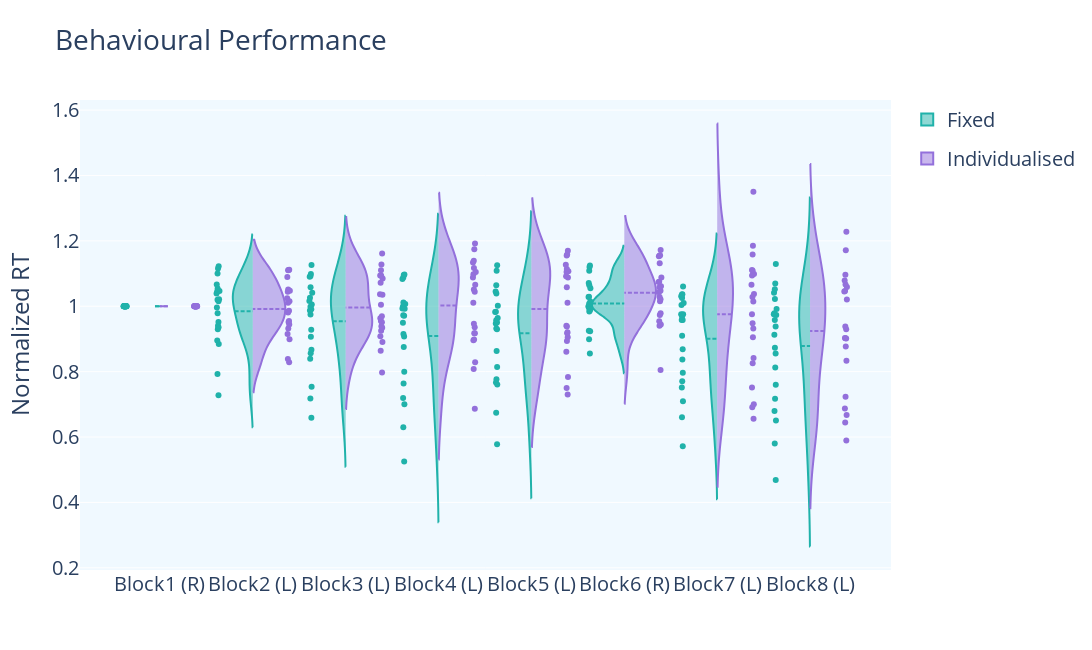

Write notebook code for a chart like this one.
### Markdown cell above
Violin Plots
RT distribution: Fixed vs Individualised dose

### Code cell
# Extract sub_list_ind and sub_list_fix
aa = data_files_full["Fixed dose"]
bb = data_files_full["Individualised dose"]
sub_list_ind = []
sub_list_ind = list(bb.T.index)
sub_list_fix = list(aa.T.index)

# Create long format data
data_lf = pd.melt(aa, value_vars=sub_list_fix, var_name="sub", value_name="RT")
data_lf["Blocks"] = ["Block1\n(R)", "Block2\n(L)", "Block3\n(L)", "Block4\n(L)", "Block5\n(L)", "Block6\n(R)",
                     "Block7\n(L)", "Block8\n(L)"] * 21
data_lf["cond"] = "Fixed"

data_lf2 = pd.melt(bb, value_vars=sub_list_ind, var_name="sub", value_name="RT")
data_lf2["Blocks"] = ["Block1\n(R)", "Block2\n(L)", "Block3\n(L)", "Block4\n(L)", "Block5\n(L)", "Block6\n(R)",
                      "Block7\n(L)", "Block8\n(L)"] * 21
data_lf2["cond"] = "Individualised"

df_plot = pd.concat([data_lf, data_lf2])

show_legend = [True, False, False, False, False, False, False, False]

fig = go.Figure()
blocks = pd.unique(df_plot['Blocks'])

for i, block in enumerate(blocks):
    fixed_cond = (df_plot['cond'] == 'Fixed') & (df_plot['Blocks'] == block)
    indiv_cond = (df_plot['cond'] == 'Individualised') & (df_plot['Blocks'] == block)

    fig.add_trace(go.Violin(x=df_plot['Blocks'][fixed_cond], y=df_plot['RT'][fixed_cond],
                            legendgroup='Fixed', scalegroup='Fixed', name='Fixed',
                            side='negative', pointpos=-1.07, line_color='lightseagreen',
                            showlegend=show_legend[i]))

    fig.add_trace(go.Violin(x=df_plot['Blocks'][indiv_cond], y=df_plot['RT'][indiv_cond],
                            legendgroup='Individualised', scalegroup='Individualised', name='Individualised',
                            side='positive', pointpos=1.1, line_color='mediumpurple',
                            showlegend=show_legend[i]))

# Update characteristics shared by all traces
fig.update_traces(meanline_visible=True, points='all', jitter=0.05, scalemode='count')

fig.update_layout(
    title_text="Behavioural Performance",
    yaxis_title='Normalized RT',
    violingap=0.3, violingroupgap=0, violinmode='overlay',
    autosize=False, width=1300, height=650, font_size=20, plot_bgcolor='#f0f9ff'
)
# pio.write_image(fig, r"/bimodal.jpg", scale = 12)
fig.show()

### Figure 1 — Plotly figure (JSON) as saved in the notebook; plotly's stock layout.template omitted (floating-point values rounded to 4 significant figures)
{"data": [{"jitter": 0.05, "legendgroup": "Fixed", "line": {"color": "lightseagreen"}, "meanline": {"visible": true}, "name": "Fixed", "pointpos": -1.07, "points": "all", "scalegroup": "Fixed", "scalemode": "count", "showlegend": true, "side": "negative", "type": "violin", "x": ["Block1\n(R)", "Block1\n(R)", "Block1\n(R)", "Block1\n(R)", "Block1\n(R)", "Block1\n(R)", "Block1\n(R)", "Block1\n(R)", "Block1\n(R)", "Block1\n(R)", "Block1\n(R)", "Block1\n(R)", "Block1\n(R)", "Block1\n(R)", "Block1\n(R)", "Block1\n(R)", "Block1\n(R)", "Block1\n(R)", "Block1\n(R)", "Block1\n(R)", "Block1\n(R)"], "y": [1, 1, 1, 1, 1, 1, 1, 1, 1, 1, 1, 1, 1, 1, 1, 1, 1, 1, 1, 1, 1]}, {"jitter": 0.05, "legendgroup": "Individualised", "line": {"color": "mediumpurple"}, "meanline": {"visible": true}, "name": "Individualised", "pointpos": 1.1, "points": "all", "scalegroup": "Individualised", "scalemode": "count", "showlegend": true, "side": "positive", "type": "violin", "x": ["Block1\n(R)", "Block1\n(R)", "Block1\n(R)", "Block1\n(R)", "Block1\n(R)", "Block1\n(R)", "Block1\n(R)", "Block1\n(R)", "Block1\n(R)", "Block1\n(R)", "Block1\n(R)", "Block1\n(R)", "Block1\n(R)", "Block1\n(R)", "Block1\n(R)", "Block1\n(R)", "Block1\n(R)", "Block1\n(R)", "Block1\n(R)", "Block1\n(R)", "Block1\n(R)"], "y": [1, 1, 1, 1, 1, 1, 1, 1, 1, 1, 1, 1, 1, 1, 1, 1, 1, 1, 1, 1, 1]}, {"jitter": 0.05, "legendgroup": "Fixed", "line": {"color": "lightseagreen"}, "meanline": {"visible": true}, "name": "Fixed", "pointpos": -1.07, "points": "all", "scalegroup": "Fixed", "scalemode": "count", "showlegend": false, "side": "negative", "type": "violin", "x": ["Block2\n(L)", "Block2\n(L)", "Block2\n(L)", "Block2\n(L)", "Block2\n(L)", "Block2\n(L)", "Block2\n(L)", "Block2\n(L)", "Block2\n(L)", "Block2\n(L)", "Block2\n(L)", "Block2\n(L)", "Block2\n(L)", "Block2\n(L)", "Block2\n(L)", "Block2\n(L)", "Block2\n(L)", "Block2\n(L)", "Block2\n(L)", "Block2\n(L)", "Block2\n(L)"], "y": [1.015, 1.1, 0.7927, 0.9522, 1.047, 1.02, 0.9297, 0.9786, 1.045, 1.122, 1.067, 0.9406, 1.022, 0.9361, 0.8843, 1.054, 0.7276, 0.9964, 0.8953, 1.039, 1.115]}, {"jitter": 0.05, "legendgroup": "Individualised", "line": {"color": "mediumpurple"}, "meanline": {"visible": true}, "name": "Individualised", "pointpos": 1.1, "points": "all", "scalegroup": "Individualised", "scalemode": "count", "showlegend": false, "side": "positive", "type": "violin", "x": ["Block2\n(L)", "Block2\n(L)", "Block2\n(L)", "Block2\n(L)", "Block2\n(L)", "Block2\n(L)", "Block2\n(L)", "Block2\n(L)", "Block2\n(L)", "Block2\n(L)", "Block2\n(L)", "Block2\n(L)", "Block2\n(L)", "Block2\n(L)", "Block2\n(L)", "Block2\n(L)", "Block2\n(L)", "Block2\n(L)", "Block2\n(L)", "Block2\n(L)", "Block2\n(L)"], "y": [1.011, 1.045, 1.112, 0.9806, 0.9521, 1.051, 0.8385, 0.9833, 1.111, 0.9553, 0.8287, 1.11, 0.9439, 1.015, 1.09, 0.9863, 1.025, 0.9153, 0.8992, 1.047, 0.9319]}, {"jitter": 0.05, "legendgroup": "Fixed", "line": {"color": "lightseagreen"}, "meanline": {"visible": true}, "name": "Fixed", "pointpos": -1.07, "points": "all", "scalegroup": "Fixed", "scalemode": "count", "showlegend": false, "side": "negative", "type": "violin", "x": ["Block3\n(L)", "Block3\n(L)", "Block3\n(L)", "Block3\n(L)", "Block3\n(L)", "Block3\n(L)", "Block3\n(L)", "Block3\n(L)", "Block3\n(L)", "Block3\n(L)", "Block3\n(L)", "Block3\n(L)", "Block3\n(L)", "Block3\n(L)", "Block3\n(L)", "Block3\n(L)", "Block3\n(L)", "Block3\n(L)", "Block3\n(L)", "Block3\n(L)", "Block3\n(L)"], "y": [0.9908, 1.126, 0.6591, 0.9871, 1.099, 0.9748, 1.058, 0.7536, 1.09, 0.9986, 0.9068, 0.9285, 1.006, 1.016, 0.8397, 1.041, 0.718, 0.8566, 0.8668, 1.026, 1.093]}, {"jitter": 0.05, "legendgroup": "Individualised", "line": {"color": "mediumpurple"}, "meanline": {"visible": true}, "name": "Individualised", "pointpos": 1.1, "points": "all", "scalegroup": "Individualised", "scalemode": "count", "showlegend": false, "side": "positive", "type": "violin", "x": ["Block3\n(L)", "Block3\n(L)", "Block3\n(L)", "Block3\n(L)", "Block3\n(L)", "Block3\n(L)", "Block3\n(L)", "Block3\n(L)", "Block3\n(L)", "Block3\n(L)", "Block3\n(L)", "Block3\n(L)", "Block3\n(L)", "Block3\n(L)", "Block3\n(L)", "Block3\n(L)", "Block3\n(L)", "Block3\n(L)", "Block3\n(L)", "Block3\n(L)", "Block3\n(L)"], "y": [1.004, 1.035, 1.128, 1.037, 0.9344, 1.11, 0.7973, 0.9549, 1.094, 0.939, 0.8641, 1.161, 0.9254, 1.094, 1.072, 0.9637, 1.085, 0.8908, 0.908, 0.9694, 0.9508]}, {"jitter": 0.05, "legendgroup": "Fixed", "line": {"color": "lightseagreen"}, "meanline": {"visible": true}, "name": "Fixed", "pointpos": -1.07, "points": "all", "scalegroup": "Fixed", "scalemode": "count", "showlegend": false, "side": "negative", "type": "violin", "x": ["Block4\n(L)", "Block4\n(L)", "Block4\n(L)", "Block4\n(L)", "Block4\n(L)", "Block4\n(L)", "Block4\n(L)", "Block4\n(L)", "Block4\n(L)", "Block4\n(L)", "Block4\n(L)", "Block4\n(L)", "Block4\n(L)", "Block4\n(L)", "Block4\n(L)", "Block4\n(L)", "Block4\n(L)", "Block4\n(L)", "Block4\n(L)", "Block4\n(L)", "Block4\n(L)"], "y": [0.9078, 0.9921, 0.6299, 0.9713, 1.088, 0.9151, 1.097, 0.719, 1.083, 0.9724, 0.5254, 0.8752, 0.9995, 0.9933, 0.7995, 1.007, 0.6999, 0.764, 0.9492, 1.012, 1.096]}, {"jitter": 0.05, "legendgroup": "Individualised", "line": {"color": "mediumpurple"}, "meanline": {"visible": true}, "name": "Individualised", "pointpos": 1.1, "points": "all", "scalegroup": "Individualised", "scalemode": "count", "showlegend": false, "side": "positive", "type": "violin", "x": ["Block4\n(L)", "Block4\n(L)", "Block4\n(L)", "Block4\n(L)", "Block4\n(L)", "Block4\n(L)", "Block4\n(L)", "Block4\n(L)", "Block4\n(L)", "Block4\n(L)", "Block4\n(L)", "Block4\n(L)", "Block4\n(L)", "Block4\n(L)", "Block4\n(L)", "Block4\n(L)", "Block4\n(L)", "Block4\n(L)", "Block4\n(L)", "Block4\n(L)", "Block4\n(L)"], "y": [1.011, 1.044, 1.134, 1.117, 0.8963, 1.139, 0.8079, 1.088, 1.098, 0.9178, 0.8284, 1.192, 0.6866, 1.175, 1.105, 0.9465, 1.066, 0.8983, 0.9361, 1.051, 0.9173]}, {"jitter": 0.05, "legendgroup": "Fixed", "line": {"color": "lightseagreen"}, "meanline": {"visible": true}, "name": "Fixed", "pointpos": -1.07, "points": "all", "scalegroup": "Fixed", "scalemode": "count", "showlegend": false, "side": "negative", "type": "violin", "x": ["Block5\n(L)", "Block5\n(L)", "Block5\n(L)", "Block5\n(L)", "Block5\n(L)", "Block5\n(L)", "Block5\n(L)", "Block5\n(L)", "Block5\n(L)", "Block5\n(L)", "Block5\n(L)", "Block5\n(L)", "Block5\n(L)", "Block5\n(L)", "Block5\n(L)", "Block5\n(L)", "Block5\n(L)", "Block5\n(L)", "Block5\n(L)", "Block5\n(L)", "Block5\n(L)"], "y": [0.9322, 1.002, 0.5776, 0.9569, 1.126, 0.9296, 1.108, 0.6743, 1.045, 0.9826, 0.7608, 0.9475, 0.9831, 0.9505, 0.777, 0.9637, 0.7667, 0.8139, 0.8631, 1.039, 1.064]}, {"jitter": 0.05, "legendgroup": "Individualised", "line": {"color": "mediumpurple"}, "meanline": {"visible": true}, "name": "Individualised", "pointpos": 1.1, "points": "all", "scalegroup": "Individualised", "scalemode": "count", "showlegend": false, "side": "positive", "type": "violin", "x": ["Block5\n(L)", "Block5\n(L)", "Block5\n(L)", "Block5\n(L)", "Block5\n(L)", "Block5\n(L)", "Block5\n(L)", "Block5\n(L)", "Block5\n(L)", "Block5\n(L)", "Block5\n(L)", "Block5\n(L)", "Block5\n(L)", "Block5\n(L)", "Block5\n(L)", "Block5\n(L)", "Block5\n(L)", "Block5\n(L)", "Block5\n(L)", "Block5\n(L)", "Block5\n(L)"], "y": [0.8607, 1.156, 1.158, 1.114, 0.905, 1.092, 0.7302, 1.17, 1.088, 0.9204, 0.7835, 1.107, 0.75, 1.127, 1.105, 0.9406, 1.058, 0.894, 0.9172, 1.011, 0.9383]}, {"jitter": 0.05, "legendgroup": "Fixed", "line": {"color": "lightseagreen"}, "meanline": {"visible": true}, "name": "Fixed", "pointpos": -1.07, "points": "all", "scalegroup": "Fixed", "scalemode": "count", "showlegend": false, "side": "negative", "type": "violin", "x": ["Block6\n(R)", "Block6\n(R)", "Block6\n(R)", "Block6\n(R)", "Block6\n(R)", "Block6\n(R)", "Block6\n(R)", "Block6\n(R)", "Block6\n(R)", "Block6\n(R)", "Block6\n(R)", "Block6\n(R)", "Block6\n(R)", "Block6\n(R)", "Block6\n(R)", "Block6\n(R)", "Block6\n(R)", "Block6\n(R)", "Block6\n(R)", "Block6\n(R)", "Block6\n(R)"], "y": [0.9907, 1.109, 1.12, 1.002, 1.064, 0.9249, 1.125, 1.029, 0.9992, 1.015, 0.992, 0.9843, 1.055, 1.071, 0.8556, 0.9876, 0.9238, 0.8992, 0.9971, 1.008, 1.028]}, {"jitter": 0.05, "legendgroup": "Individualised", "line": {"color": "mediumpurple"}, "meanline": {"visible": true}, "name": "Individualised", "pointpos": 1.1, "points": "all", "scalegroup": "Individualised", "scalemode": "count", "showlegend": false, "side": "positive", "type": "violin", "x": ["Block6\n(R)", "Block6\n(R)", "Block6\n(R)", "Block6\n(R)", "Block6\n(R)", "Block6\n(R)", "Block6\n(R)", "Block6\n(R)", "Block6\n(R)", "Block6\n(R)", "Block6\n(R)", "Block6\n(R)", "Block6\n(R)", "Block6\n(R)", "Block6\n(R)", "Block6\n(R)", "Block6\n(R)", "Block6\n(R)", "Block6\n(R)", "Block6\n(R)", "Block6\n(R)"], "y": [1.047, 1.015, 1.156, 1.043, 1.061, 1.074, 0.9439, 1.088, 1.075, 1.058, 0.8052, 1.132, 1.155, 1.172, 1.153, 0.9544, 1.021, 0.973, 0.9401, 0.9785, 1.029]}, {"jitter": 0.05, "legendgroup": "Fixed", "line": {"color": "lightseagreen"}, "meanline": {"visible": true}, "name": "Fixed", "pointpos": -1.07, "points": "all", "scalegroup": "Fixed", "scalemode": "count", "showlegend": false, "side": "negative", "type": "violin", "x": ["Block7\n(L)", "Block7\n(L)", "Block7\n(L)", "Block7\n(L)", "Block7\n(L)", "Block7\n(L)", "Block7\n(L)", "Block7\n(L)", "Block7\n(L)", "Block7\n(L)", "Block7\n(L)", "Block7\n(L)", "Block7\n(L)", "Block7\n(L)", "Block7\n(L)", "Block7\n(L)", "Block7\n(L)", "Block7\n(L)", "Block7\n(L)", "Block7\n(L)", "Block7\n(L)"], "y": [0.9582, 1.01, 0.7097, 0.9097, 1.06, 0.8683, 0.9689, 0.7514, 0.9582, 1.037, 0.6601, 0.8373, 1.025, 0.9754, 0.7704, 0.9754, 0.7962, 0.5721, 1.004, 1.031, 1.036]}, {"jitter": 0.05, "legendgroup": "Individualised", "line": {"color": "mediumpurple"}, "meanline": {"visible": true}, "name": "Individualised", "pointpos": 1.1, "points": "all", "scalegroup": "Individualised", "scalemode": "count", "showlegend": false, "side": "positive", "type": "violin", "x": ["Block7\n(L)", "Block7\n(L)", "Block7\n(L)", "Block7\n(L)", "Block7\n(L)", "Block7\n(L)", "Block7\n(L)", "Block7\n(L)", "Block7\n(L)", "Block7\n(L)", "Block7\n(L)", "Block7\n(L)", "Block7\n(L)", "Block7\n(L)", "Block7\n(L)", "Block7\n(L)", "Block7\n(L)", "Block7\n(L)", "Block7\n(L)", "Block7\n(L)", "Block7\n(L)"], "y": [0.6913, 1.037, 1.185, 1.111, 0.8415, 1.014, 0.7006, 1.158, 1.098, 0.826, 0.7511, 1.094, 0.6562, 1.35, 1.108, 0.9477, 1.066, 0.9055, 0.9321, 1.029, 0.9753]}, {"jitter": 0.05, "legendgroup": "Fixed", "line": {"color": "lightseagreen"}, "meanline": {"visible": true}, "name": "Fixed", "pointpos": -1.07, "points": "all", "scalegroup": "Fixed", "scalemode": "count", "showlegend": false, "side": "negative", "type": "violin", "x": ["Block8\n(L)", "Block8\n(L)", "Block8\n(L)", "Block8\n(L)", "Block8\n(L)", "Block8\n(L)", "Block8\n(L)", "Block8\n(L)", "Block8\n(L)", "Block8\n(L)", "Block8\n(L)", "Block8\n(L)", "Block8\n(L)", "Block8\n(L)", "Block8\n(L)", "Block8\n(L)", "Block8\n(L)", "Block8\n(L)", "Block8\n(L)", "Block8\n(L)", "Block8\n(L)"], "y": [0.8735, 0.9736, 0.7168, 0.9918, 1.129, 0.8125, 0.9131, 0.6503, 1.042, 0.9785, 0.5799, 0.8559, 1.022, 0.9581, 0.7601, 0.9382, 0.6797, 0.4685, 1.052, 1.07, 0.9757]}, {"jitter": 0.05, "legendgroup": "Individualised", "line": {"color": "mediumpurple"}, "meanline": {"visible": true}, "name": "Individualised", "pointpos": 1.1, "points": "all", "scalegroup": "Individualised", "scalemode": "count", "showlegend": false, "side": "positive", "type": "violin", "x": ["Block8\n(L)", "Block8\n(L)", "Block8\n(L)", "Block8\n(L)", "Block8\n(L)", "Block8\n(L)", "Block8\n(L)", "Block8\n(L)", "Block8\n(L)", "Block8\n(L)", "Block8\n(L)", "Block8\n(L)", "Block8\n(L)", "Block8\n(L)", "Block8\n(L)", "Block8\n(L)", "Block8\n(L)", "Block8\n(L)", "Block8\n(L)", "Block8\n(L)", "Block8\n(L)"], "y": [0.5897, 1.047, 1.067, 1.079, 0.9024, 0.9014, 0.6876, 1.059, 1.021, 0.6672, 0.7231, 1.045, 0.6442, 1.228, 1.096, 0.8768, 1.172, 0.8331, 0.9033, 0.9379, 0.93]}], "layout": {"autosize": false, "font": {"size": 20}, "height": 650, "plot_bgcolor": "#f0f9ff", "title": {"text": "Behavioural Performance"}, "violingap": 0.3, "violingroupgap": 0, "violinmode": "overlay", "width": 1300, "yaxis": {"title": {"text": "Normalized RT"}}}}
